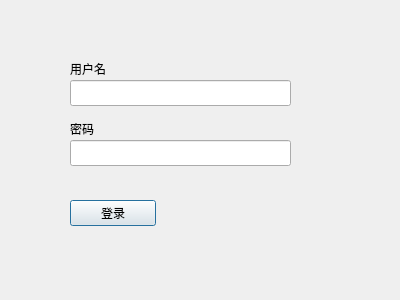
<?xml version="1.0" encoding="UTF-8"?>
<ui version="4.0">
 <class>SignInDialog</class>
 <widget class="QDialog" name="SignInDialog">
  <property name="geometry">
   <rect>
    <x>0</x>
    <y>0</y>
    <width>400</width>
    <height>300</height>
   </rect>
  </property>
  <property name="windowTitle">
   <string>Dialog</string>
  </property>
  <widget class="QPushButton" name="pushButton">
   <property name="geometry">
    <rect>
     <x>70</x>
     <y>200</y>
     <width>86</width>
     <height>26</height>
    </rect>
   </property>
   <property name="text">
    <string>登录</string>
   </property>
  </widget>
  <widget class="QLineEdit" name="lineEdit">
   <property name="geometry">
    <rect>
     <x>70</x>
     <y>80</y>
     <width>221</width>
     <height>26</height>
    </rect>
   </property>
  </widget>
  <widget class="QLabel" name="label">
   <property name="geometry">
    <rect>
     <x>70</x>
     <y>60</y>
     <width>63</width>
     <height>18</height>
    </rect>
   </property>
   <property name="text">
    <string>用户名</string>
   </property>
  </widget>
  <widget class="QLabel" name="label_2">
   <property name="geometry">
    <rect>
     <x>70</x>
     <y>120</y>
     <width>63</width>
     <height>18</height>
    </rect>
   </property>
   <property name="text">
    <string>密码</string>
   </property>
  </widget>
  <widget class="QLineEdit" name="lineEdit_2">
   <property name="geometry">
    <rect>
     <x>70</x>
     <y>140</y>
     <width>221</width>
     <height>26</height>
    </rect>
   </property>
  </widget>
 </widget>
 <resources/>
 <connections/>
</ui>
